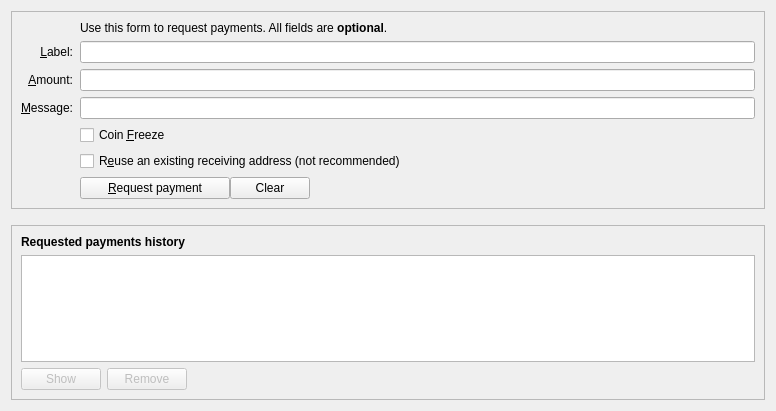
<?xml version="1.0" encoding="UTF-8"?>
<ui version="4.0">
 <class>ReceiveCoinsDialog</class>
 <widget class="QWidget" name="ReceiveCoinsDialog">
  <property name="geometry">
   <rect>
    <x>0</x>
    <y>0</y>
    <width>776</width>
    <height>411</height>
   </rect>
  </property>
  <layout class="QVBoxLayout" name="verticalLayout" stretch="0,0,1">
   <item>
    <widget class="QFrame" name="frame2">
     <property name="sizePolicy">
      <sizepolicy hsizetype="Preferred" vsizetype="Expanding">
       <horstretch>0</horstretch>
       <verstretch>0</verstretch>
      </sizepolicy>
     </property>
     <property name="frameShape">
      <enum>QFrame::StyledPanel</enum>
     </property>
     <property name="frameShadow">
      <enum>QFrame::Sunken</enum>
     </property>
     <layout class="QVBoxLayout" name="verticalLayout_3">
      <item>
       <layout class="QGridLayout" name="gridLayout">
        <property name="horizontalSpacing">
         <number>7</number>
        </property>
        <item row="10" column="1">
         <layout class="QHBoxLayout" name="horizontalLayout">
          <item>
           <widget class="QPushButton" name="receiveButton">
            <property name="minimumSize">
             <size>
              <width>150</width>
              <height>0</height>
             </size>
            </property>
            <property name="text">
             <string>&amp;Request payment</string>
            </property>
            <property name="icon">
             <iconset>
              <normaloff>:/icons/receiving_addresses</normaloff>:/icons/receiving_addresses</iconset>
            </property>
           </widget>
          </item>
          <item>
           <widget class="QPushButton" name="clearButton">
            <property name="sizePolicy">
             <sizepolicy hsizetype="Minimum" vsizetype="Fixed">
              <horstretch>0</horstretch>
              <verstretch>0</verstretch>
             </sizepolicy>
            </property>
            <property name="toolTip">
             <string>Clear all fields of the form.</string>
            </property>
            <property name="text">
             <string>Clear</string>
            </property>
            <property name="icon">
             <iconset>
              <normaloff>:/icons/remove</normaloff>:/icons/remove</iconset>
            </property>
            <property name="autoDefault">
             <bool>false</bool>
            </property>
           </widget>
          </item>
          <item>
           <spacer name="horizontalSpacer">
            <property name="orientation">
             <enum>Qt::Horizontal</enum>
            </property>
            <property name="sizeHint" stdset="0">
             <size>
              <width>40</width>
              <height>20</height>
             </size>
            </property>
           </spacer>
          </item>
         </layout>
        </item>
        <item row="2" column="1">
         <widget class="BitcoinAmountField" name="reqAmount">
          <property name="minimumSize">
           <size>
            <width>80</width>
            <height>0</height>
           </size>
          </property>
          <property name="toolTip">
           <string>An optional amount to request. Leave this empty or zero to not request a specific amount.</string>
          </property>
         </widget>
        </item>
        <item row="2" column="0">
         <widget class="QLabel" name="label">
          <property name="toolTip">
           <string>An optional amount to request. Leave this empty or zero to not request a specific amount.</string>
          </property>
          <property name="text">
           <string>&amp;Amount:</string>
          </property>
          <property name="alignment">
           <set>Qt::AlignRight|Qt::AlignTrailing|Qt::AlignVCenter</set>
          </property>
          <property name="buddy">
           <cstring>reqAmount</cstring>
          </property>
         </widget>
        </item>
        <item row="1" column="0">
         <widget class="QLabel" name="label_2">
          <property name="toolTip">
           <string>An optional label to associate with the new receiving address.</string>
          </property>
          <property name="text">
           <string>&amp;Label:</string>
          </property>
          <property name="alignment">
           <set>Qt::AlignRight|Qt::AlignTrailing|Qt::AlignVCenter</set>
          </property>
          <property name="buddy">
           <cstring>reqLabel</cstring>
          </property>
         </widget>
        </item>
        <item row="7" column="1">
         <widget class="QCheckBox" name="reuseAddress">
          <property name="toolTip">
           <string>Reuse one of the previously used receiving addresses. Reusing addresses has security and privacy issues. Do not use this unless re-generating a payment request made before.</string>
          </property>
          <property name="text">
           <string>R&amp;euse an existing receiving address (not recommended)</string>
          </property>
         </widget>
        </item>
        <item row="10" column="0">
         <widget class="QLabel" name="label_7">
          <property name="text">
           <string/>
          </property>
         </widget>
        </item>
        <item row="0" column="1">
         <widget class="QLabel" name="label_5">
          <property name="text">
           <string>Use this form to request payments. All fields are &lt;b&gt;optional&lt;/b&gt;.</string>
          </property>
         </widget>
        </item>
        <item row="3" column="0">
         <widget class="QLabel" name="label_3">
          <property name="toolTip">
           <string>An optional message to attach to the payment request, which will be displayed when the request is opened. Note: The message will not be sent with the payment over the Diskcoin network.</string>
          </property>
          <property name="text">
           <string>&amp;Message:</string>
          </property>
          <property name="alignment">
           <set>Qt::AlignRight|Qt::AlignTrailing|Qt::AlignVCenter</set>
          </property>
          <property name="buddy">
           <cstring>reqMessage</cstring>
          </property>
         </widget>
        </item>
        <item row="1" column="1">
         <widget class="QLineEdit" name="reqLabel">
          <property name="toolTip">
           <string>An optional label to associate with the new receiving address.</string>
          </property>
         </widget>
        </item>
        <item row="3" column="1">
         <widget class="QLineEdit" name="reqMessage">
          <property name="toolTip">
           <string>An optional message to attach to the payment request, which will be displayed when the request is opened. Note: The message will not be sent with the payment over the Diskcoin network.</string>
          </property>
         </widget>
        </item>
        <item row="6" column="1">
         <widget class="QCheckBox" name="freezeCheck">
          <property name="toolTip">
           <string>&lt;html&gt;&lt;head/&gt;&lt;body&gt;&lt;p&gt;Coin freezing locks coins to make them temporarily unspendable. &lt;/p&gt;&lt;/body&gt;&lt;/html&gt;</string>
          </property>
          <property name="text">
           <string>Coin &amp;Freeze</string>
          </property>
         </widget>
        </item>
       </layout>
      </item>
     </layout>
    </widget>
   </item>
   <item>
    <spacer name="verticalSpacer_2">
     <property name="orientation">
      <enum>Qt::Vertical</enum>
     </property>
     <property name="sizeHint" stdset="0">
      <size>
       <width>20</width>
       <height>10</height>
      </size>
     </property>
    </spacer>
   </item>
   <item>
    <widget class="QFrame" name="frame">
     <property name="sizePolicy">
      <sizepolicy hsizetype="Preferred" vsizetype="Expanding">
       <horstretch>0</horstretch>
       <verstretch>0</verstretch>
      </sizepolicy>
     </property>
     <property name="frameShape">
      <enum>QFrame::StyledPanel</enum>
     </property>
     <property name="frameShadow">
      <enum>QFrame::Raised</enum>
     </property>
     <layout class="QVBoxLayout" name="verticalLayout_2">
      <item>
       <widget class="QLabel" name="label_6">
        <property name="font">
         <font>
          <weight>75</weight>
          <bold>true</bold>
         </font>
        </property>
        <property name="text">
         <string>Requested payments history</string>
        </property>
       </widget>
      </item>
      <item>
       <widget class="QTableView" name="recentRequestsView">
        <property name="contextMenuPolicy">
         <enum>Qt::CustomContextMenu</enum>
        </property>
        <property name="tabKeyNavigation">
         <bool>false</bool>
        </property>
        <property name="sortingEnabled">
         <bool>true</bool>
        </property>
       </widget>
      </item>
      <item>
       <layout class="QHBoxLayout" name="horizontalLayout_2">
        <item>
         <widget class="QPushButton" name="showRequestButton">
          <property name="enabled">
           <bool>false</bool>
          </property>
          <property name="toolTip">
           <string>Show the selected request (does the same as double clicking an entry)</string>
          </property>
          <property name="text">
           <string>Show</string>
          </property>
          <property name="icon">
           <iconset>
            <normaloff>:/icons/edit</normaloff>:/icons/edit</iconset>
          </property>
          <property name="autoDefault">
           <bool>false</bool>
          </property>
         </widget>
        </item>
        <item>
         <widget class="QPushButton" name="removeRequestButton">
          <property name="enabled">
           <bool>false</bool>
          </property>
          <property name="toolTip">
           <string>Remove the selected entries from the list</string>
          </property>
          <property name="text">
           <string>Remove</string>
          </property>
          <property name="icon">
           <iconset>
            <normaloff>:/icons/remove</normaloff>:/icons/remove</iconset>
          </property>
          <property name="autoDefault">
           <bool>false</bool>
          </property>
         </widget>
        </item>
        <item>
         <spacer name="horizontalSpacer_2">
          <property name="orientation">
           <enum>Qt::Horizontal</enum>
          </property>
          <property name="sizeHint" stdset="0">
           <size>
            <width>40</width>
            <height>20</height>
           </size>
          </property>
         </spacer>
        </item>
       </layout>
      </item>
     </layout>
    </widget>
   </item>
  </layout>
 </widget>
 <customwidgets>
  <customwidget>
   <class>BitcoinAmountField</class>
   <extends>QLineEdit</extends>
   <header>bitcoinamountfield.h</header>
   <container>1</container>
  </customwidget>
 </customwidgets>
 <tabstops>
  <tabstop>reqLabel</tabstop>
  <tabstop>reqAmount</tabstop>
  <tabstop>reqMessage</tabstop>
  <tabstop>freezeCheck</tabstop>
  <tabstop>reuseAddress</tabstop>
  <tabstop>receiveButton</tabstop>
  <tabstop>clearButton</tabstop>
  <tabstop>recentRequestsView</tabstop>
  <tabstop>showRequestButton</tabstop>
  <tabstop>removeRequestButton</tabstop>
 </tabstops>
 <resources/>
 <connections/>
</ui>
